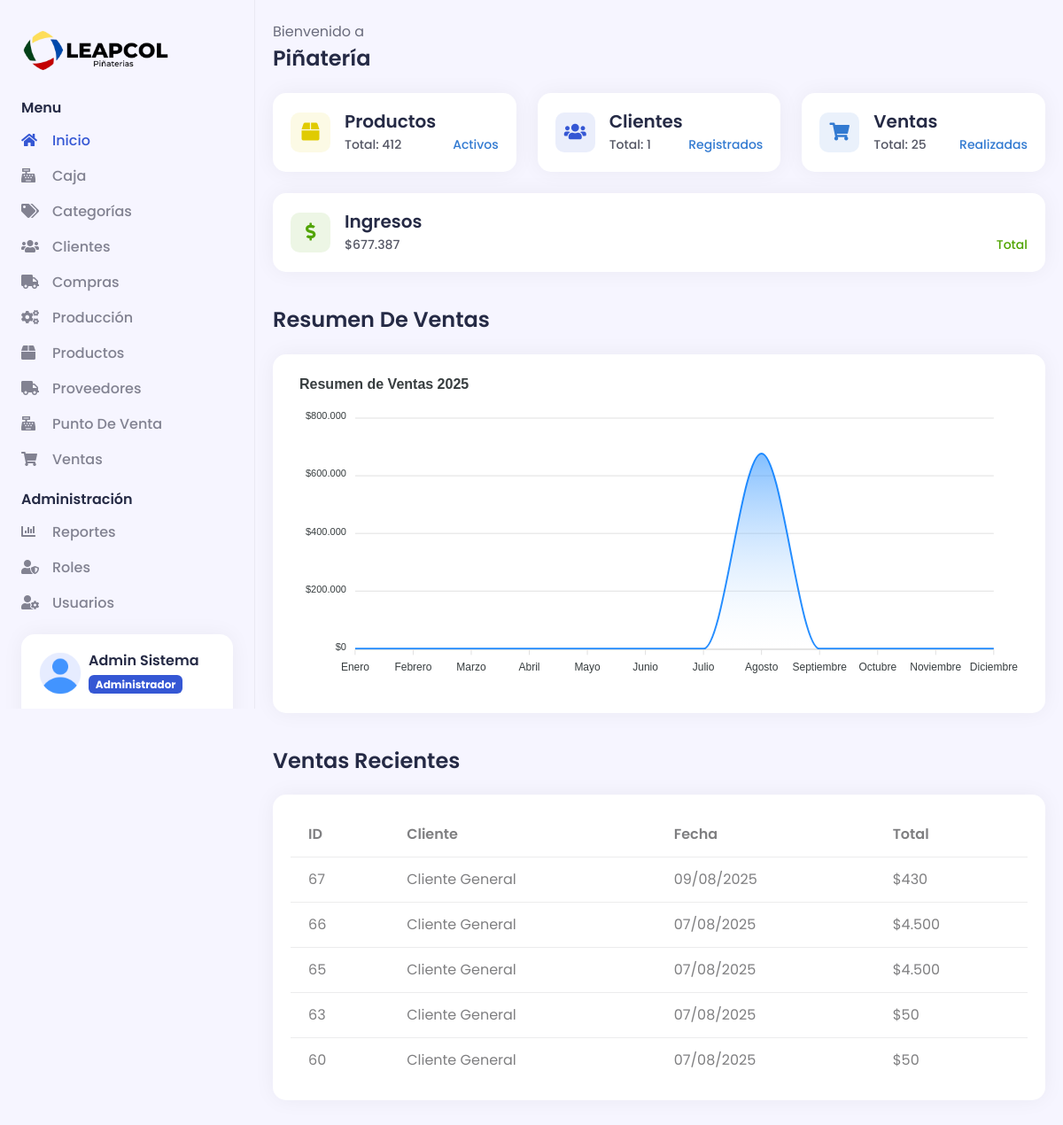
The app's page /dashboard (signed in) with its own data.
### tables this page shows
CREATE TABLE `modulos` (
  `id` int(11) NOT NULL,
  `nombre` varchar(50) NOT NULL,
  `descripcion` varchar(100) DEFAULT NULL,
  `icono` varchar(50) DEFAULT NULL,
  `url` varchar(100) NOT NULL,
  `estado` tinyint(1) NOT NULL DEFAULT 1
);

CREATE TABLE `ventas` (
  `id` int(11) NOT NULL,
  `cliente_id` int(11) DEFAULT NULL,
  `fecha_venta` datetime NOT NULL,
  `subtotal` decimal(10,2) NOT NULL DEFAULT 0.00,
  `impuestos` decimal(10,2) NOT NULL DEFAULT 0.00,
  `descuentos` decimal(10,2) NOT NULL DEFAULT 0.00,
  `total` decimal(10,2) NOT NULL DEFAULT 0.00,
  `pago_con` decimal(10,2) DEFAULT NULL,
  `cambio` decimal(10,2) DEFAULT NULL,
  `costo_total` decimal(10,2) NOT NULL DEFAULT 0.00,
  `ganancia` decimal(10,2) NOT NULL DEFAULT 0.00,
  `metodo_pago` tinyint(1) NOT NULL DEFAULT 1,
  `estado` tinyint(1) NOT NULL DEFAULT 1 COMMENT '1=Completada, 0=Anulada',
  `observaciones` text DEFAULT NULL,
  `usuario_id` int(11) NOT NULL,
  `fecha_creacion` datetime NOT NULL DEFAULT current_timestamp()
);

### Helpers/Helpers.php (called while the page is built, shortened)
<?php
function headerAdmin($data = "")
{
    $view_header = "Views/Template/header.php";
    require_once($view_header);
}
function getUserModules()
{
    require_once "Libraries/Core/Mysql.php";
    $mysql = new Mysql();
    if ($_SESSION['userData']['idrol'] == 1) {
        $sql = "SELECT * FROM modulos WHERE estado = 1 ORDER BY nombre ASC";
        return $mysql->select_all($sql);
    }
    $sql = "SELECT m.* FROM modulos m
            INNER JOIN permisos p ON m.id = p.modulo_id
            WHERE p.rol_id = ? AND m.estado = 1
            ORDER BY m.nombre ASC";
    return $mysql->select_all($sql, [$_SESSION['userData']['idrol']]);
}

### Libraries/Core/Views.php (called while the page is built)
<?php
class Views
{
    public function getView($controller, $view, $data = "")
    {
        $controller = get_class($controller);
        if ($controller == "Home") {
            $view = "Views/" . $view . ".php";
        } else {
            $view = "Views/" . $controller . "/" . $view . ".php";
        }
        require_once $view;
    }
}

### Controllers/Dashboard.php (called while the page is built, shortened)
<?php
require_once "Libraries/Core/Conexion.php";
require_once "Libraries/Core/Mysql.php";
require_once "Libraries/Core/Views.php";
class Dashboard extends AuthController
{
    public function __construct()
    {
        $this->model = new DashboardModel();
    }
    public function index()
    {
        $data['page_tag'] = "Dashboard - " . NOMBRE_EMPRESA;
        $data['page_title'] = "Dashboard";
        $data['page_name'] = "dashboard";
        $data['totalProductos'] = $this->model->getTotalProductos();
        $data['totalClientes'] = $this->model->getTotalClientes();
        $data['totalVentas'] = $this->model->getTotalVentas();
        $data['totalIngresos'] = $this->model->getTotalIngresos();
        $data['ventasRecientes'] = $this->model->getVentasRecientes();
        $data['ventasPorMes'] = $this->model->getVentasPorMes();
        $this->views->getView($this, "dashboard", $data);
    }
}

### index.php (called while the page is built, shortened)
<?php
    require_once "Helpers/Helpers.php";
    $app = new Load();

### Libraries/Core/Conexion.php (called while the page is built)
<?php
class Conexion
{
    private $conect;
    public function __construct()
    {
        $connectionString = "mysql:host=" . DB_HOST . ";dbname=" . DB_NAME . ";charset=" . DB_CHARSET;
        try {
            $this->conect = new PDO($connectionString, DB_USER, DB_PASSWORD);
            $this->conect->setAttribute(PDO::ATTR_ERRMODE, PDO::ERRMODE_EXCEPTION);
        } catch (PDOException $e) {
            error_log("Error de conexión a la base de datos: " . $e->getMessage());
            throw new Exception("Error de conexión a la base de datos. Por favor, contacte al administrador.");
        }
    }
    public function conect()
    {
        return $this->conect;
    }
}

### Libraries/Core/Mysql.php (called while the page is built, shortened)
<?php
class Mysql extends Conexion
{
    private $conexion;
    public function __construct()
    {
        $this->conexion = new Conexion();
        $this->conexion = $this->conexion->conect();
    }
    public function select_all(string $query, array $arrValues = [])
    {
        try {
            $this->strquery = $query;
            $this->arrValues = $arrValues;
            $result = $this->conexion->prepare($this->strquery);
            $result->execute($this->arrValues);
            $data = $result->fetchall(PDO::FETCH_ASSOC);
            return $data;
        } catch (PDOException $e) {
            error_log("Error en select_all: " . $e->getMessage());
            return [];
        }
    }
}

### Models/DashboardModel.php (called while the page is built, shortened)
<?php
class DashboardModel extends Mysql
{
    public function getVentasRecientes()
    {
        $sql = "SELECT v.id,
                       COALESCE(CONCAT(c.nombre, ' ', c.apellido), 'Cliente General') as cliente,
                       v.fecha_venta,
                       v.total
                FROM ventas v
                LEFT JOIN clientes c ON v.cliente_id = c.id
                WHERE v.estado = 1
                ORDER BY v.fecha_venta DESC
                LIMIT 5";
        return $this->select_all($sql);
    }
}

### Views/Dashboard/dashboard.php (the view, shortened to what this page needs)
<?php
    headerAdmin($data);
?>
<div class="d2c_main px-0 px-md-2 py-4">
    <div class="container-fluid">
        <p class="mb-1">Bienvenido a</p>
        <h4 class="mb-4 text-capitalize"><?= NOMBRE_EMPRESA ?></h4>
        <div class="row">
            <div class="col mb-4">
                <div class="card d2c_currency_card_wrapper animate__animated animate__fadeInUp">
                    <div class="card-body d-flex align-items-center">
                        <div>
                            <div class="d2c_coin_icon_wrapper bg-warning text-warning bg-opacity-10 d-flex align-items-center justify-content-center me-3">
                                <i class="fas fa-box"></i>
                            </div>
                        </div>
                        <div class="w-100">
                            <h5 class="mb-1">Productos</h5>
                            <div class="d-flex justify-content-between">
                                <p class="mb-0">Total: <?= $data['totalProductos'] ?></p>
                                <p class="mb-0 text-info">Activos</p>
                            </div>
                        </div>
                    </div>
                </div>
            </div>
            <div class="col mb-4">
                <div class="card d2c_currency_card_wrapper animate__animated animate__fadeInUp">
                    <div class="card-body d-flex align-items-center">
                        <div>
                            <div class="d2c_coin_icon_wrapper bg-primary text-primary bg-opacity-10 d-flex align-items-center justify-content-center me-3">
                                <i class="fas fa-users"></i>
                            </div>
                        </div>
                        <div class="w-100">
                            <h5 class="mb-1">Clientes</h5>
                            <div class="d-flex justify-content-between">
                                <p class="mb-0">Total: <?= $data['totalClientes'] ?></p>
                                <p class="mb-0 text-info">Registrados</p>
                            </div>
                        </div>
                    </div>
                </div>
            </div>
            <div class="col mb-4">
                <div class="card d2c_currency_card_wrapper animate__animated animate__fadeInUp">
                    <div class="card-body d-flex align-items-center">
                        <div>
                            <div class="d2c_coin_icon_wrapper bg-info text-info bg-opacity-10 d-flex align-items-center justify-content-center me-3">
                                <i class="fas fa-shopping-cart"></i>
                            </div>
                        </div>
                        <div class="w-100">
                            <h5 class="mb-1">Ventas</h5>
                            <div class="d-flex justify-content-between">
                                <p class="mb-0">Total: <?= $data['totalVentas'] ?></p>
                                <p class="mb-0 text-info">Realizadas</p>
                            </div>
                        </div>
                    </div>
                </div>
            </div>
            <div class="col mb-4">
                <div class="card d2c_currency_card_wrapper animate__animated animate__fadeInUp">
                    <div class="card-body d-flex align-items-center">
                        <div>
                            <div class="d2c_coin_icon_wrapper bg-success text-success bg-opacity-10 d-flex align-items-center justify-content-center me-3">
                                <i class="fas fa-dollar-sign"></i>
                            </div>
                        </div>
                        <div class="w-100">
                            <h5 class="mb-1">Ingresos</h5>
                            <div class="d-flex justify-content-between">
                                <p class="mb-0">$<?= number_format($data['totalIngresos'], 0, ',', '.') ?></p>
                                <p class="mb-0 text-success">Total</p>
                            </div>
                        </div>
                    </div>
                </div>
            </div>
        </div>
        <div class="row">
            <div class="col-xxl-7 mb-4">
                <h4 class="mb-4 text-capitalize mt-3">Resumen de Ventas</h4>
                <div class="card">
                    <div class="card-body">
                        <div id="d2c_dashboard_lineChart"></div>
                    </div>
                </div>
            </div>
            <div class="col-xxl-5 mb-4">
                <h4 class="mb-4 text-capitalize mt-3">Ventas Recientes</h4>
                <div class="card">
                    <div class="card-body">
                        <div class="table-responsive">
                            <table class="table mb-0">
                                <thead>
                                    <tr>
                                        <th>ID</th>
                                        <th>Cliente</th>
                                        <th>Fecha</th>
                                        <th>Total</th>
                                    </tr>
                                </thead>
                                <tbody>
                                    <?php if(!empty($data['ventasRecientes'])): ?>
                                        <?php foreach($data['ventasRecientes'] as $venta): ?>
                                        <tr>
                                            <td><?= $venta['id'] ?></td>
                                            <td><?= $venta['cliente'] ?></td>
                                            <td><?= date('d/m/Y', strtotime($venta['fecha_venta'])) ?></td>
                                            <td>$<?= number_format($venta['total'], 0, ',', '.') ?></td>
                                        </tr>
                                        <?php endforeach; ?>
                                    <?php else: ?>
                                        <tr>
                                            <td colspan="4" class="text-center">No hay ventas registradas</td>
                                        </tr>
                                    <?php endif; ?>
                                </tbody>
                            </table>
                        </div>
                    </div>
                </div>
            </div>
        </div>
    </div>
</div>

### Views/Template/navbar.php (shortened to what this page needs)
<div class="d2c_sidebar offcanvas-lg offcanvas-start p-4" tabindex="-1" id="d2c_sidebar">
    <div class="d-flex flex-column">
        <a href="<?= BASE_URL ?>dashboard" class="brand-icon">
            <img class="navbar-brand" src="<?= BASE_URL ?>assets/images/logo/logo.png" alt="logo">
        </a>
        <ul class="navbar-nav flex-grow-1">
            <li class="nav-item">
                <h6 class="d2c_nav_title">Menu</h6>
                <ul class="sub-menu">
                    <li class="nav-item <?= (isset($data['page_name']) && $data['page_name'] == 'dashboard') ? 'active' : '' ?>">
                        <a class="sub-menu-link" href="<?= BASE_URL ?>dashboard">
                            <span class="d2c_icon">
                                <i class="fas fa-home"></i>
                            </span>
                            <span> Inicio </span>
                        </a>
                    </li>
                    <?php
                    $userModules = getUserModules();
                    $mainModules = ['categorias', 'productos', 'produccion', 'clientes', 'proveedores', 'compras', 'pos', 'ventas', 'caja'];
                    foreach($userModules as $module):
                        if(in_array($module['url'], $mainModules)):
                    ?>
                    <li class="nav-item <?= (isset($data['page_name']) && $data['page_name'] == $module['url']) ? 'active' : '' ?>">
                        <a class="sub-menu-link" href="<?= BASE_URL ?><?= $module['url'] ?>">
                            <span class="d2c_icon">
                                <i class="<?= $module['icono'] ?>"></i>
                            </span>
                            <span> <?= $module['nombre'] ?> </span>
                        </a>
                    </li>
                    <?php
                        endif;
                    endforeach;
                    ?>
                </ul>
            </li>
            <?php
            $adminModules = ['usuarios', 'roles', 'reportes'];
            $hasAdminModules = false;
            foreach($userModules as $module) {
                if(in_array($module['url'], $adminModules)) {
                    $hasAdminModules = true;
                    break;
                }
            }
            if($hasAdminModules):
            ?>
            <li class="nav-item">
                <h6 class="d2c_nav_title">Administración</h6>
                <ul class="sub-menu collapse show" id="admin">
                    <?php
                    foreach($userModules as $module):
                        if(in_array($module['url'], $adminModules)):
                    ?>
                    <li class="nav-item <?= (isset($data['page_name']) && $data['page_name'] == $module['url']) ? 'active' : '' ?>">
                        <a class="sub-menu-link" href="<?= BASE_URL ?><?= $module['url'] ?>">
                            <span class="d2c_icon">
                                <i class="<?= $module['icono'] ?>"></i>
                            </span>
                            <span> <?= $module['nombre'] ?> </span>
                        </a>
                    </li>
                    <?php
                        endif;
                    endforeach;
                    ?>
                </ul>
            </li>
            <?php endif; ?>
        </ul>
        <div class="card d2c_switch_card">
            <div class="card-body">
                <ul class="navbar-nav">
                    <li class="nav-item clearfix mb-4">
                        <div class="float-start me-2">
                            <a href="<?= BASE_URL ?>perfil"><img class="w-100 rounded" src="<?= BASE_URL ?>assets/images/avatar/user.png" alt="Profile Image" style="height: 3rem; width: 3rem; object-fit: cover"></a>
                        </div>
                        <div class="float-start">
                            <h6 class="mb-1"><a href="<?= BASE_URL ?>perfil">
                                <?php if(isset($_SESSION['userData'])): ?>
                                    <?= $_SESSION['userData']['nombre'] . ' ' . $_SESSION['userData']['apellido'] ?>
                                <?php else: ?>
                                    Usuario
                                <?php endif; ?>
                            </a></h6>
                            <p class="mb-0 badge bg-primary text-white">
                                <?php if(isset($_SESSION['userData'])): ?>
                                    <?= $_SESSION['userData']['nombrerol'] ?>
                                <?php else: ?>
                                    Sin rol
                                <?php endif; ?>
                            </p>
                        </div>
                    </li>
                </ul>
            </div>
        </div>
    </div>
</div>

### records on screen
modulos: nombre "Caja"
modulos: nombre "Categorías"
modulos: nombre "Clientes"
modulos: nombre "Compras"
modulos: nombre "Producción"
modulos: nombre "Productos"
modulos: nombre "Proveedores"
modulos: nombre "Punto De Venta"
modulos: nombre "Ventas"
modulos: nombre "Reportes"
modulos: nombre "Roles"
modulos: nombre "Usuarios"
ventas: id "67", cliente "Cliente General", fecha_venta "09/08/2025", total "430"
ventas: id "66", cliente "Cliente General", fecha_venta "07/08/2025", total "4.500"
ventas: id "65", cliente "Cliente General", fecha_venta "07/08/2025", total "4.500"
ventas: id "63", cliente "Cliente General", fecha_venta "07/08/2025", total "50"
ventas: id "60", cliente "Cliente General", fecha_venta "07/08/2025", total "50"

### other values on screen
$_SESSION['userData']['nombre'] "Admin"
$_SESSION['userData']['apellido'] "Sistema"
$_SESSION['userData']['nombrerol'] "Administrador"
NOMBRE_EMPRESA "Piñatería"
$data['totalProductos'] "412"
$data['totalClientes'] "1"
$data['totalVentas'] "25"
$data['totalIngresos'] "677.387"
